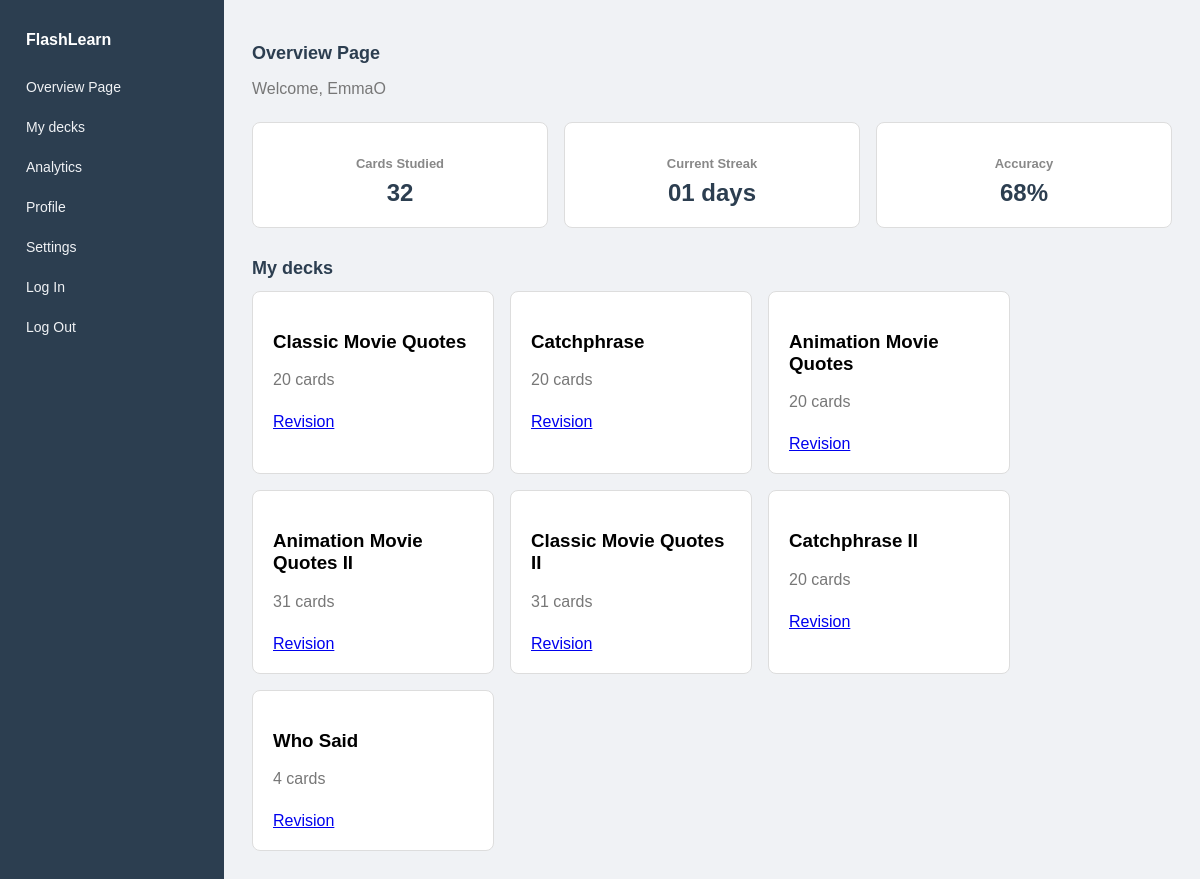
The page /overview/ (signed in) on the database its author committed.
### app/models.py (models this page shows, shortened)
class Deck(models.Model):
    name = models.CharField(max_length=100)
    category= models.CharField(max_length=50)

### app/views.py (the view)
# urls.py: path('overview/', views.overview,  name='overview'),
def overview(request):
    decks = Deck.objects.all()
    return render(request, 'overview.html', {'decks': decks})

### app/templates/overview.html (shortened to what this page needs)
<!DOCTYPE html>
<html lang="en">
    <head>
        {% load static %}
        <link rel="stylesheet" href="{% static 'app/css/styles.css' %}">
    </head>
    <body>
     <div class="wrapper">
            <div class = "sidebar">
                <h1> FlashLearn </h1>
                <a href = "{% url 'overview' %}">Overview Page</a>
                <a href = "{% url 'decks' %}">My decks</a>
                <a href = "{% url 'analytics' %}">Analytics</a>
                <a href = "{% url 'profile' %}">Profile</a>
                <a href = "{% url 'settings' %}">Settings</a>
                <a href = "{% url 'account_login' %}">Log In</a>
                <a href = "{% url 'account_logout' %}">Log Out</a>
            </div>
        <div class = "main">
            <h2> Overview Page</h2>
            <p>Welcome, {{ user.username }}</p>
             <div class="stats">
                  <div class="stat-box">
                    <h3>Cards Studied</h3>
                    <p>32</p>
                  </div>
                  <div class="stat-box">
                      <h3>Current Streak </h3>
                      <p> 01 days</p>
                  </div>
                  <div class="stat-box">
                      <h3>Accuracy</h3>
                      <p> 68%</p>
                </div>
            </div>
            <h2>My decks</h2>
            <div class="decks">
                {% for deck in decks %}
                    <div class="deck-card">
                        <h3>{{ deck.name }}</h3>
                        <p>{{ deck.card_set.count }} cards</p>
                        <a href="{% url 'flashcards' deck.id %}">Revision</a>
                    </div>
                {% empty %}
                    <p>No decks available.</p>
                {% endfor %}
            </div>
        </div>
     </div>
    </body>
</html>

### app/static/app/css/styles.css (style rules this page uses)
body { font-family: Arial, sans-serif; background-color: #f0f2f5; margin: 0; padding: 0; }
.wrapper { display: flex; min-height: calc(100vh - 53px); }
.sidebar { width: 200px; background-color: #2c3e50; padding: 20px 12px; display: flex; flex-direction: column; gap: 4px; min-height: 100vh; }
.sidebar h1 { font-size: 16px; padding: 0 14px; color: white; margin-bottom: 16px; }
.sidebar a { color: #f0f2f5; text-decoration: none; padding: 10px 14px; border-radius: 6px; font-size: 14px; }
.main { flex: 1; padding: 28px; }
.main h2 { font-size: 18px; color: #2c3e50; margin-bottom: 6px; }
.main p { color: #777; margin-bottom: 24px; }
.stats { display: flex; gap: 16px; margin-bottom: 30px; }
.stat-box { background: white; border: 1px solid #ddd; border-radius: 8px; padding: 20px; flex: 1; text-align: center; }
.stat-box h3 { font-size: 13px; color: #888; margin-bottom: 8px; }
.stat-box p { font-size: 24px; font-weight: bold; color: #2c3e50; margin: 0; }
.decks { display: flex; gap: 16px; flex-wrap: wrap; margin-top: 12px; }
.deck-card { background: white; border: 1px solid #ddd; border-radius: 8px; padding: 20px; width: 200px; }

### rows shown on the page
Deck: name "Classic Movie Quotes", card_set.count "20"
Deck: name "Catchphrase", card_set.count "20"
Deck: name "Animation Movie Quotes", card_set.count "20"
Deck: name "Animation Movie Quotes II", card_set.count "31"
Deck: name "Classic Movie Quotes II", card_set.count "31"
Deck: name "Catchphrase II", card_set.count "20"
Deck: name "Who Said", card_set.count "4"

### other values the page prints
{{ user.username }} "EmmaO"
